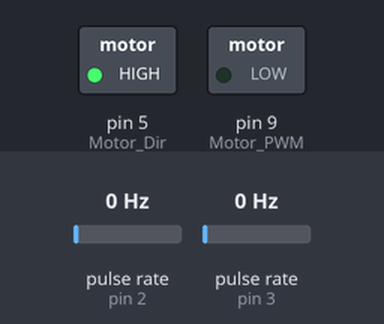
The sketch below on a simulated Arduino Uno, built with avr-gcc and run on an emulated ATmega328P. Shown: switched loads named in the sketch (green lamp = pin HIGH). Wiring (inferred from the names in the program): 2 × pulse sensor: data pin 2 / data pin 3. Inputs (shaded band) come from the test bench; at power-on: pulse rate (sensors on pin 2, pin 3) 0 Hz. What the sketch prints to the serial monitor is not drawn.

Above: at 0.1 s.
Timing chart, 0 to 1.6 s (numbered marks = the images above):
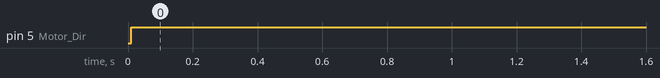

Measured:
- by itself, pin 5 (Motor_Dir): LOW → HIGH at 0.01 s

The sketch:

PID_motor_arduino.ino
```cpp
//Libraries:
#include <math.h>

//============================================
//    Functions
//============================================

void PID_Motors();
void Motors();
void ReadMotorSpeed_1();
void ReadMotorSpeed_2();

//============================================
//    Variables / Constants
//============================================

//---- Define Motor Signals ------------------

// Motor Encoders
uint8_t Motor_Encoder1 = 2;
uint8_t Motor_Encoder2 = 3;
// Motor Direction of Rotation:
uint8_t Motor_Dir = 5;
// PWM Signals to Motors:
uint8_t Motor_PWM = 9;

//--- PID Control Variables ------------------

// Time
volatile unsigned long Time = micros();
volatile unsigned long Prev_Time = micros();
volatile float T_Diff=0;
// Errors from Current and Previous Velocity Measurements
volatile double Stored_Err[3]={0};
// PWM Values
volatile double PWM=0;
// Desired Velocity
volatile float Desired_Vel=1;
// Measured Velocity
volatile double Motor_Vel=0;
// Accumulated Encoder Reads Over Each Sampling Period
volatile float Reads=0;
// Direction of Wheel
volatile bool Dir=0;

// PID Constants
volatile double Kp = 10;
volatile double Ki = 200;
volatile double Kd = 0;

//============================================
//    Control Libraries
//============================================

void ReadMotorSpeed_1(){
  //This function is called when the ISR triggers and is used to count encoder signals
  if(digitalRead(Motor_Encoder2)==0){
    Reads++; //Increments the Reads from the Left Wheel's Encoder
  }
  else{
    Reads--; //Decrements the Reads from the Left Wheel's Encoder
  }
}

void ReadMotorSpeed_2(){
  if(digitalRead(Motor_Encoder1)==0){
    Reads--; //Decrements the Reads from the Left Wheel's Encoder
  }
  else{
    Reads++; //Increments the Reads from the Left Wheel's Encoder
  }
}

void PID_Motors(){
  Time=micros();
  //if 100us has passed then sample each motor's velocity
  if(Time>=Prev_Time+10000){
    T_Diff=(Time-Prev_Time)/1000000;
    Prev_Time = Time;

    //Measure angular velocity of motor
    Motor_Vel = (Reads*(2.0*3.14/1500)*T_Diff);

    //Prints Angular Velocity of Motor
    Serial.print(Motor_Vel);

    //Set the Reads of the Encoders to zero to start the next sample
    Reads=0;

    //Calculate the Errors for the last 3 samples
    Stored_Err[2]=Stored_Err[1];
    Stored_Err[1]=Stored_Err[0];
    Stored_Err[0]=Desired_Vel-Motor_Vel;

    //Use PID control to determine the new PWM values that are applied to the motor
    PWM += (Kp*(Stored_Err[0]-Stored_Err[1]))+(Ki*Stored_Err[0]*T_Diff)+((Kd*(Stored_Err[0]-2*Stored_Err[1]+Stored_Err[2]))/T_Diff);

    //Check for Overflow/Underflow
    if(PWM<=-255){
      PWM=-255;
    }
    else if(PWM>=255){
      PWM=255;
    }
  }
}

void Motors(){
  if(PWM>=0){
    //Motor -> Forward Motion
    digitalWrite(Motor_Dir,0);
    analogWrite(Motor_PWM,(int)abs(PWM));
  }
  else{
    //Motor -> Backwards Motion
    digitalWrite(Motor_Dir,1);
    analogWrite(Motor_PWM,(int)abs(255+PWM));
  }
}

//============================================
//    Initialisation
//============================================

void setup(){
  //Fast PWM Enable
  TCCR2A = _BV(COM2A1) | _BV(COM2B1) | _BV(WGM21) | _BV(WGM20);
  TCCR2B = _BV(CS22);

  //Set Up Pins
  pinMode(Motor_Encoder1,INPUT);
  pinMode(Motor_Encoder2,INPUT);
  pinMode(Motor_Dir,OUTPUT);
  pinMode(Motor_PWM,OUTPUT);

  //Set up Interrupts
  attachInterrupt(INT0, ReadMotorSpeed_1, RISING);
  attachInterrupt(INT1, ReadMotorSpeed_2, RISING);

  //Starts Serial Communications
  Serial.begin(9600);
}

//============================================
//    Main Loop for code
//============================================

void loop(){
  PID_Motors();
  Motors();
}
```
